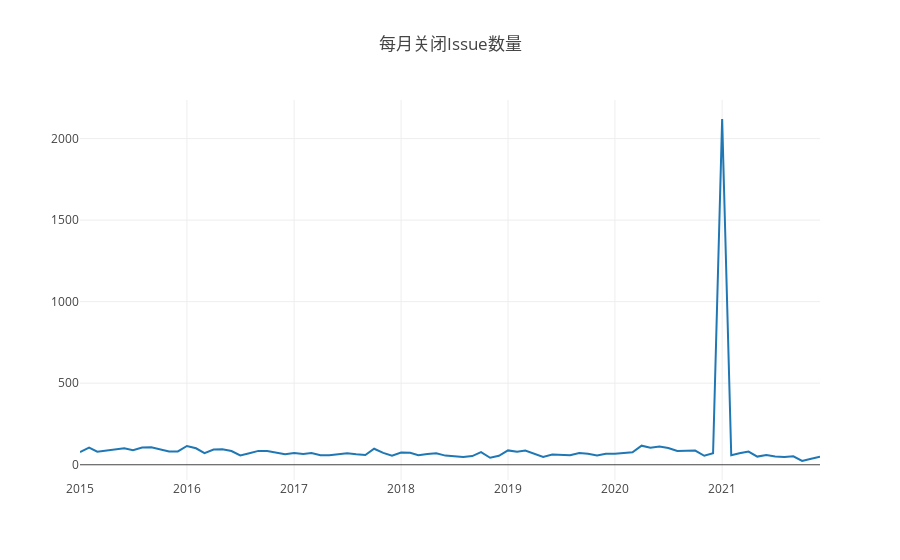

Notebook code cell kept with this figure:
### Code cell
var startYear = 2015,
  endYear = 2021;
var years = [];
var repo_id = 1300192;
var query = openDigger.driver.clickhouse.query;
for (var y = startYear; y <= endYear; y++) years.push(y);
console.log('任务2.2');
Promise.all(
  years.map((year) => {
    return query(`
    select issue_closed_at
    from github_log.events
    where repo_id=${repo_id} and type = 'PullRequestEvent' and toYear (created_at) = ${year}
    `);
  })
).then((data) => {
  const tmp = {};
  let issumeAverageDuration = 0;
  for (let i = 0; i < data.length; i++) {
    for (let j = 0; j < data[i].length; j++) {
        if(data[i][j].issue_closed_at != null){
      if (data[i][j].issue_closed_at.slice(0, 4) !== "1970") { 
        if (tmp.hasOwnProperty(data[i][j].issue_closed_at.slice(0, 7))) {
          tmp[data[i][j].issue_closed_at.slice(0, 7)] += 1;
        } else {
          tmp[data[i][j].issue_closed_at.slice(0, 7)] = 1;
        }
      }
        }
    }
  }
  const ordered = Object.fromEntries(Object.entries(tmp).sort());
  let timeArray = [];
  let countArray = [];
  for (const key in ordered) {
    timeArray.push(key);
    countArray.push(ordered[key]);
  }
    for (let i = 0; i < timeArray.length; i++) {
    console.log("月份: " + timeArray[i]);
    console.log("当月关闭Issue: " + countArray[i]);
  }
  var data = [
    {
      x: timeArray,
      y: countArray,
      type: "scatter",
    },
  ];
  openDigger.render.plotly(data, { title: "每月关闭Issue数量" });
});

### Figure 1 — Plotly figure (JSON) as saved in the notebook; plotly's stock layout.template omitted (floating-point values rounded to 4 significant figures)
{"data": [{"type": "scatter", "x": ["2015-01", "2015-02", "2015-03", "2015-04", "2015-05", "2015-06", "2015-07", "2015-08", "2015-09", "2015-10", "2015-11", "2015-12", "2016-01", "2016-02", "2016-03", "2016-04", "2016-05", "2016-06", "2016-07", "2016-08", "2016-09", "2016-10", "2016-11", "2016-12", "2017-01", "2017-02", "2017-03", "2017-04", "2017-05", "2017-06", "2017-07", "2017-08", "2017-09", "2017-10", "2017-11", "2017-12", "2018-01", "2018-02", "2018-03", "2018-04", "2018-05", "2018-06", "2018-07", "2018-08", "2018-09", "2018-10", "2018-11", "2018-12", "2019-01", "2019-02", "2019-03", "2019-04", "2019-05", "2019-06", "2019-07", "2019-08", "2019-09", "2019-10", "2019-11", "2019-12", "2020-01", "2020-02", "2020-03", "2020-04", "2020-05", "2020-06", "2020-07", "2020-08", "2020-09", "2020-10", "2020-11", "2020-12", "2021-01", "2021-02", "2021-03", "2021-04", "2021-05", "2021-06", "2021-07", "2021-08", "2021-09", "2021-10", "2021-11", "2021-12"], "y": [78, 105, 80, 87, 91, 101, 89, 106, 107, 94, 81, 82, 115, 101, 71, 93, 95, 84, 57, 71, 85, 84, 75, 65, 72, 66, 72, 58, 58, 65, 70, 64, 60, 98, 73, 55, 75, 73, 58, 66, 71, 56, 54, 48, 53, 77, 43, 55, 88, 80, 87, 65, 48, 63, 59, 59, 72, 68, 57, 68, 67, 74, 76, 117, 104, 112, 103, 84, 84, 87, 55, 70, 2120, 58, 71, 81, 50, 59, 51, 48, 52, 23, 37, 49]}], "layout": {"autosize": true, "title": {"text": "每月关闭Issue数量"}, "xaxis": {"autorange": true, "range": ["2015-01-01", "2021-12-01"], "type": "date"}, "yaxis": {"autorange": true, "range": [-93.5, 2236.0], "type": "linear"}}}
